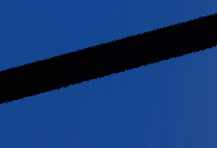
#> input picture ressources/exemplebande.png, 217 x 148 px
$ python bande.py
#> lines starting #> are read from the running program, lines starting #| are printed output that depends on the picture; after the words box and inside, x2 and y2 are one past the last pixel; in counts of white or black regions, pixels touching at a corner belong together
import cv2
import numpy as np

def calcul_angle(contour):
    vx, vy, x, y = cv2.fitLine(contour, cv2.DIST_L2, 0, 0.01, 0.01)
    angle = np.arctan2(vy, vx) * 180 / np.pi
    return np.mean(angle)

image = cv2.imread('ressources/exemplebande.png')
#> image is the input picture: shape (148, 217, 3); mean B, G, R 114, 55.7, 18.5

gray = cv2.cvtColor(image, cv2.COLOR_BGR2GRAY)
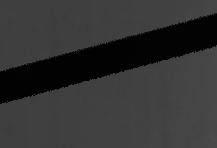
#> gray: shape (148, 217); min 2, max 75, mean 51.2

lower_blue = np.array([100, 50, 50])
upper_blue = np.array([140, 255, 255])
mask_blue = cv2.inRange(image, lower_blue, upper_blue)
#> mask_blue: shape (148, 217); every value is 0

lower_black = np.array([0, 0, 0])
upper_black = np.array([70, 70, 70])
mask_black = cv2.inRange(image, lower_black, upper_black)
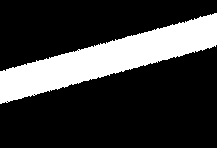
#> mask_black: shape (148, 217); 22.4% white; 1 white region

contours,_ = cv2.findContours(mask_black, cv2.RETR_EXTERNAL, cv2.CHAIN_APPROX_SIMPLE)
#> contours = 1 contour; box (x1, y1, x2, y2) and area: (0, 13, 217, 104) 6950

for contour in contours:
    cv2.drawContours(image, [contour], -1, (0, 255, 0), 2)
    angle = calcul_angle(contour)
    print("Angle de rotation nécessaire : {:.2f} degrés".format(angle))
#> this loop made 1 pass
#> (vx in calcul_angle, vy in calcul_angle, x in calcul_angle, y in calcul_angle, angle) on pass 1: ([0.963], [-0.269], [111.3], [57.16], -15.63)
#| Angle de rotation nécessaire : -15.63 degrés
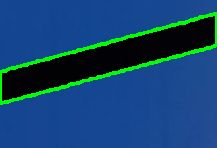
#> image: shape (148, 217, 3); 5.55% of pixels changed, all inside (x1, y1, x2, y2) = (0, 12, 217, 105)

rows, cols, _ = image.shape
#> rows = 148; cols = 217
rotation_matrix = cv2.getRotationMatrix2D((cols / 2, rows / 2), angle, 1)
#> rotation_matrix = [[0.963, -0.269, 23.95], [0.269, 0.963, -26.49]]
rotated_image = cv2.warpAffine(image, rotation_matrix, (cols, rows))
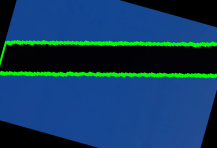
#> rotated_image: shape (148, 217, 3); mean B, G, R 95.5, 59.6, 15.4

cv2.imshow('Contours et rotation', rotated_image)
cv2.waitKey(0)
cv2.destroyAllWindows()
